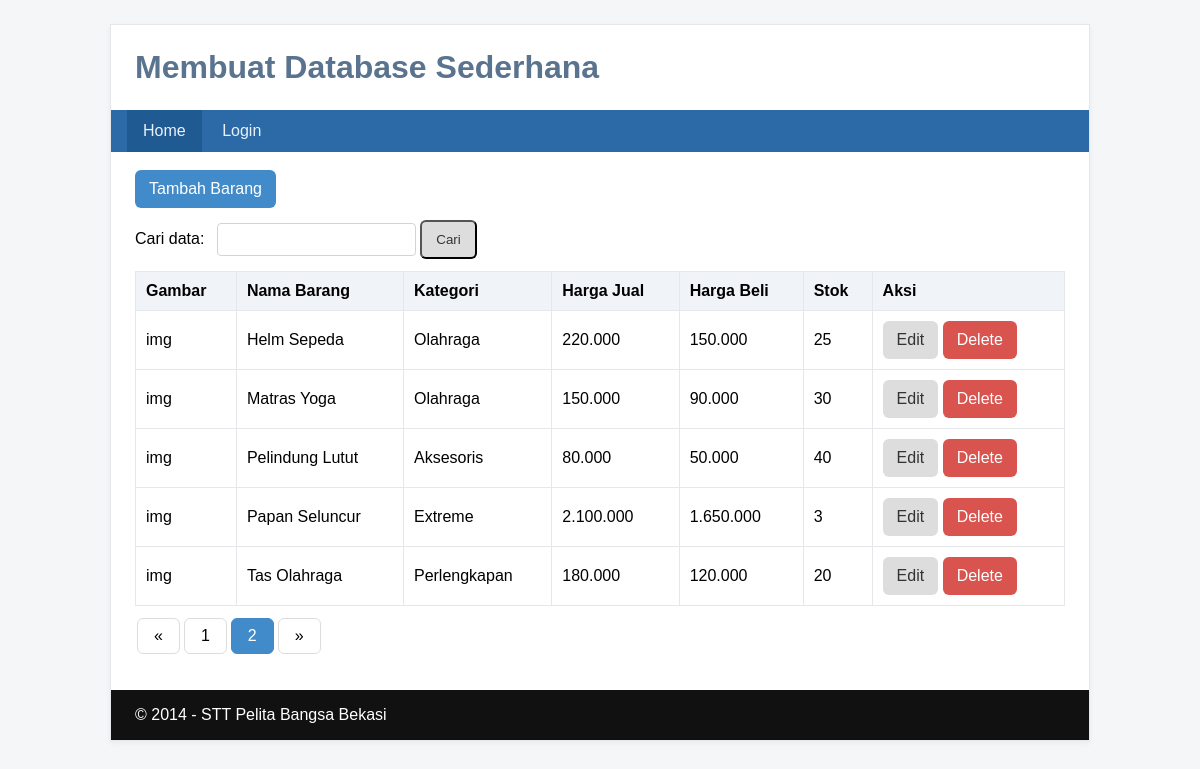
Screenshot of /?page=2 with the database file from the repository.
### tables this page shows
CREATE TABLE `data_barang` (
  `id` INT UNSIGNED NOT NULL AUTO_INCREMENT,
  `nama` VARCHAR(100) NOT NULL,
  `kategori` VARCHAR(50) NOT NULL,
  `harga_jual` DECIMAL(15,2) NOT NULL DEFAULT 0,
  `harga_beli` DECIMAL(15,2) NOT NULL DEFAULT 0,
  `stok` INT NOT NULL DEFAULT 0,
  `gambar` VARCHAR(255) DEFAULT NULL,
  PRIMARY KEY (`id`),
  KEY `idx_kategori` (`kategori`),
  KEY `idx_nama` (`nama`)
);

### index.php (the view, shortened to what this page needs)
<?php
include_once 'koneksi.php';
$q = isset($_GET['q']) ? trim($_GET['q']) : '';
$sql = 'SELECT * FROM data_barang';
$sql_count = "SELECT COUNT(*) FROM data_barang";
$result_count = mysqli_query($conn, $sql_count);
$count = 0;
if ($result_count) {
  $r_data = mysqli_fetch_row($result_count);
  $count = (int)$r_data[0];
}
$per_page = 10;
$num_page = $per_page > 0 ? (int)ceil($count / $per_page) : 1;
$limit = $per_page;
if (isset($_GET['page']) && ctype_digit($_GET['page'])) {
  $page = max(1, (int)$_GET['page']);
  $offset = ($page - 1) * $per_page;
} else {
  $offset = 0;
  $page = 1;
}
$sql .= " LIMIT {$offset}, {$limit}";
$result = mysqli_query($conn, $sql);
include_once 'header.php';
?>
<a class="btn" href="tambah_barang.php">Tambah Barang</a>
<form method="get" class="form-row">
  <label for="q">Cari data:</label>
  <input type="text" id="q" name="q" value="<?php echo htmlspecialchars($q); ?>" />
  <button type="submit" name="submit" class="btn gray">Cari</button>
</form>
<?php if ($result && mysqli_num_rows($result) > 0): ?>
<table class="table">
  <thead>
    <tr>
      <th>Gambar</th>
      <th>Nama Barang</th>
      <th>Kategori</th>
      <th>Harga Jual</th>
      <th>Harga Beli</th>
      <th>Stok</th>
      <th>Aksi</th>
    </tr>
  </thead>
  <tbody>
  <?php while ($row = mysqli_fetch_assoc($result)): ?>
    <tr>
      <td>
        <?php
          $src = '';
        ?>
        <?php if ($src !== ''): ?>
          <img src="<?php echo htmlspecialchars($src); ?>" alt="img">
        <?php else: ?>
          <span>img</span>
        <?php endif; ?>
      </td>
      <td><?php echo htmlspecialchars($row['nama']); ?></td>
      <td><?php echo htmlspecialchars($row['kategori']); ?></td>
      <td><?php echo number_format((float)$row['harga_jual'], 0, ',', '.'); ?></td>
      <td><?php echo number_format((float)$row['harga_beli'], 0, ',', '.'); ?></td>
      <td><?php echo (int)$row['stok']; ?></td>
      <td>
        <a href="edit.php?id=<?php echo (int)$row['id']; ?>" class="btn gray">Edit</a>
        <a href="delete.php?id=<?php echo (int)$row['id']; ?>" class="btn danger" onclick="return confirm('Yakin hapus data ini?');">Delete</a>
      </td>
    </tr>
  <?php endwhile; ?>
  </tbody>
</table>
<ul class="pagination">
  <li><a href="#">&laquo;</a></li>
  <?php for ($i = 1; $i <= max(1,$num_page); $i++):
    $link = "?page={$i}";
    $class = ($page == $i ? 'active' : '');
    echo "<li><a class=\"{$class}\" href=\"{$link}\">{$i}</a></li>";
  endfor; ?>
  <li><a href="#">&raquo;</a></li>
</ul>
<?php else: ?>
  <p>Tidak ada data.</p>
<?php endif; ?>
<?php include_once 'footer.php'; ?>

### assets/styles.css (style rules this page uses)
* { box-sizing: border-box; }
body { font-family: Arial, Helvetica, sans-serif; background:#f5f6f8; margin:0; }
.btn { display:inline-block; background:#428bca; color:#fff; padding:10px 14px; border-radius:6px; text-decoration:none; }
.btn.gray { background:#ddd; color:#333; }
.btn.danger { background:#d9534f; }
.form-row { margin:12px 0; }
label { margin-right:8px; }
input[type="text"] { padding:8px 10px; border:1px solid #cbd5e1; border-radius:4px; }
.table { width:100%; border-collapse: collapse; margin-top: 12px; }
.table th, .table td { border:1px solid #e5e7eb; padding:10px; text-align:left; }
.table th { background:#f0f4f8; }
ul.pagination { display: inline-block; padding: 0; margin: 12px 0 0 0; }
ul.pagination li { display: inline; }
ul.pagination li a { color: black; float: left; padding: 8px 16px; text-decoration: none; transition: background-color .3s; border: 1px solid #ddd; margin: 0 2px; border-radius:6px; }
ul.pagination li a.active { background-color: #428bca; color: white; border: 1px solid #428bca; }

### rows the page displays
data_barang: nama "Helm Sepeda", kategori "Olahraga", harga_jual "220.000", harga_beli "150.000", stok "25"
data_barang: nama "Matras Yoga", kategori "Olahraga", harga_jual "150.000", harga_beli "90.000", stok "30"
data_barang: nama "Pelindung Lutut", kategori "Aksesoris", harga_jual "80.000", harga_beli "50.000", stok "40"
data_barang: nama "Papan Seluncur", kategori "Extreme", harga_jual "2.100.000", harga_beli "1.650.000", stok "3"
data_barang: nama "Tas Olahraga", kategori "Perlengkapan", harga_jual "180.000", harga_beli "120.000", stok "20"
